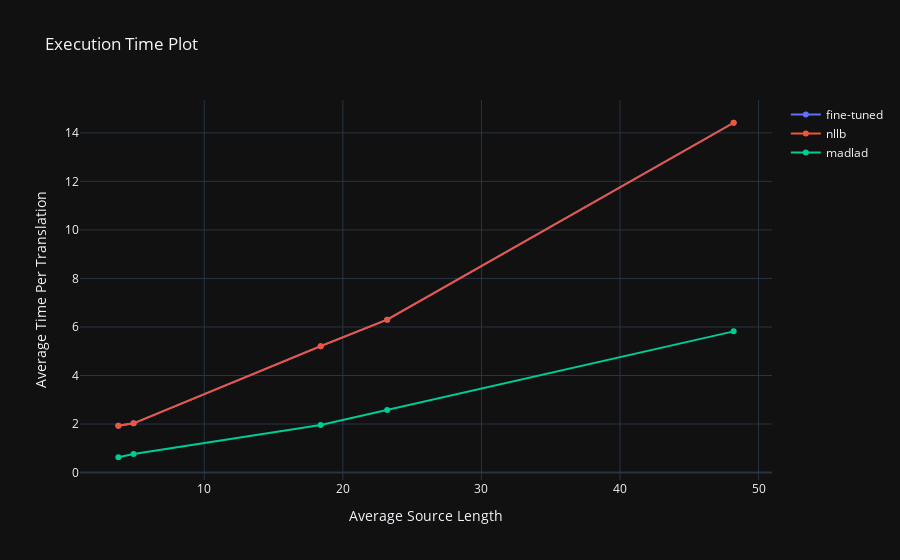

The cell this chart's notebook holds for it:
### Markdown cell above
## CPU execution times

### Code cell
cpu_finetuned = [5113, 34519, 2605, 10135, 4405]
cpu_nllb = [5113, 34519, 2605, 10135, 4405]
cpu_madlad = [1935, 11277, 978, 4091, 1800]
plot_times(cpu_finetuned, cpu_nllb, cpu_madlad)

### Figure 1 — Plotly figure (JSON) as saved in the notebook; plotly's stock layout.template omitted (floating-point values rounded to 4 significant figures)
{"data": [{"mode": "markers+lines", "name": "fine-tuned", "x": [3.8, 4.9, 18.4, 23.2, 48.2], "y": [1.931, 2.03, 5.21, 6.302, 14.42], "type": "scatter"}, {"mode": "markers+lines", "name": "nllb", "x": [3.8, 4.9, 18.4, 23.2, 48.2], "y": [1.931, 2.03, 5.21, 6.302, 14.42], "type": "scatter"}, {"mode": "markers+lines", "name": "madlad", "x": [3.8, 4.9, 18.4, 23.2, 48.2], "y": [0.6309, 0.7682, 1.956, 2.575, 5.819], "type": "scatter"}], "layout": {"title": {"text": "Execution Time Plot"}, "xaxis": {"title": {"text": "Average Source Length"}}, "yaxis": {"title": {"text": "Average Time Per Translation"}}}}
